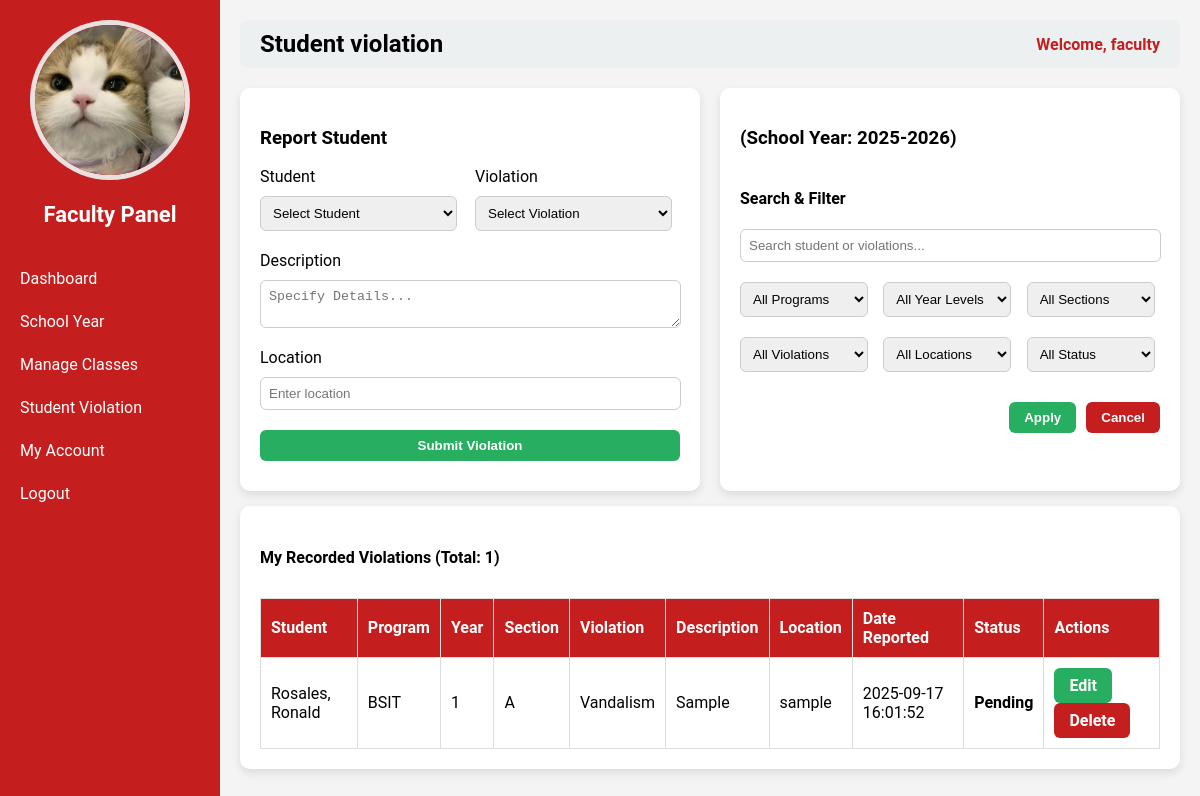
/faculty.php?page=student_violation (signed in), run on an earlier commit of the app's database.
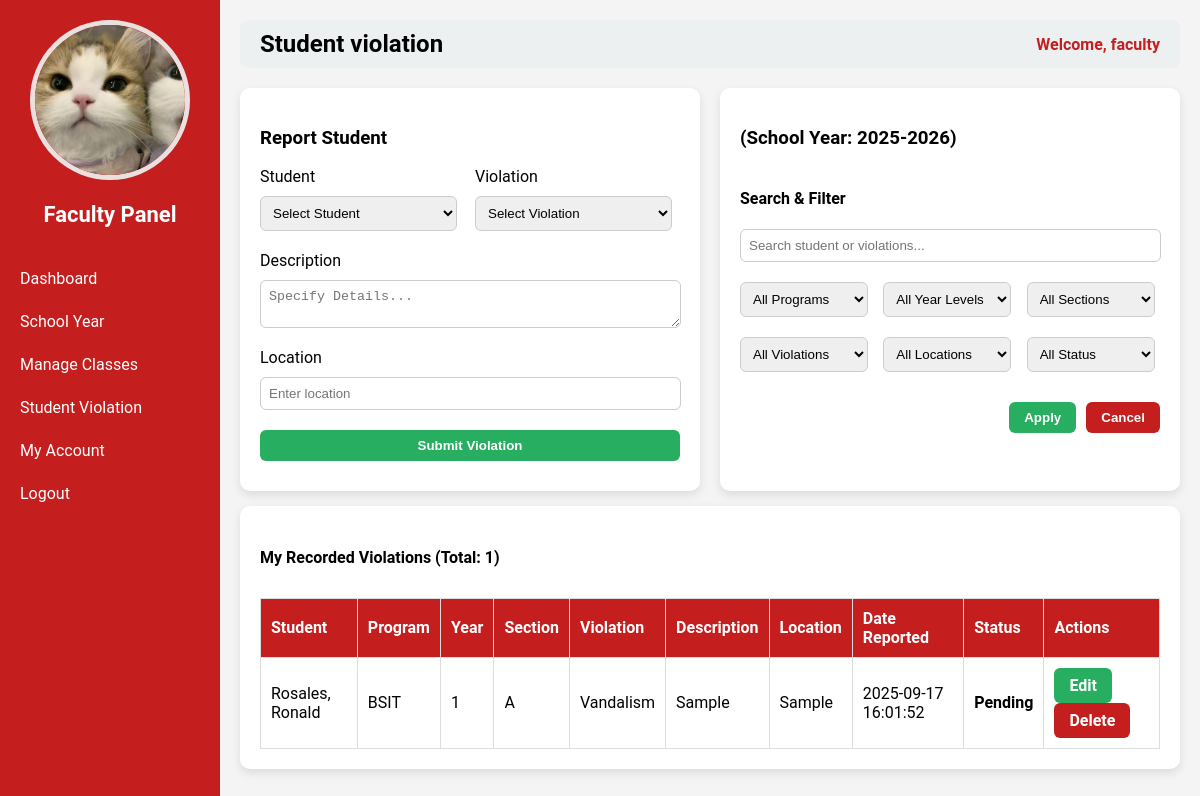
And on a later commit of the database.
### tables this page shows
CREATE TABLE `student_violations` (
  `id` int(11) NOT NULL,
  `student_id` int(11) NOT NULL,
  `violation_id` int(11) NOT NULL,
  `description` text NOT NULL,
  `location` varchar(50) NOT NULL,
  `date_time` datetime NOT NULL DEFAULT current_timestamp(),
  `status` varchar(50) NOT NULL,
  `user_id` int(11) NOT NULL,
  `school_year_id` int(11) NOT NULL
);

CREATE TABLE `students` (
  `id` int(11) NOT NULL,
  `first_name` varchar(50) NOT NULL,
  `last_name` varchar(50) NOT NULL,
  `school_year_id` int(11) NOT NULL,
  `program_id` int(11) NOT NULL,
  `year_level_id` int(11) NOT NULL,
  `section_id` int(11) NOT NULL,
  `address` varchar(100) NOT NULL,
  `contact` varchar(20) NOT NULL,
  `img` varchar(255) NOT NULL,
  `user_id` int(11) NOT NULL
);

CREATE TABLE `programs` (
  `id` int(11) NOT NULL,
  `program_code` varchar(50) NOT NULL,
  `program_name` varchar(100) NOT NULL
);

CREATE TABLE `year_levels` (
  `id` int(11) NOT NULL,
  `year_level` varchar(50) NOT NULL,
  `year_code` varchar(50) NOT NULL
);

CREATE TABLE `sections` (
  `id` int(11) NOT NULL,
  `section_name` varchar(50) NOT NULL
);

CREATE TABLE `violations` (
  `id` int(11) NOT NULL,
  `violation` varchar(100) NOT NULL
);

### faculty_pages/student_violation.php (the view, shortened to what the changed rows need)
<?php
require __DIR__ . '/../db_connect.php';
$user_id = $_SESSION['user_id'];
$current_sy = $pdo->query("SELECT * FROM school_years WHERE is_current=1 LIMIT 1")->fetch(PDO::FETCH_ASSOC);
$current_sy_id = $current_sy['id'];
$stmt = $pdo->prepare("
    SELECT sv.id, s.first_name, s.last_name,
           p.program_code,
           yl.year_code AS year_level,
           sec.section_name,
           v.violation, sv.description, sv.location, sv.date_time, sv.status
    FROM student_violations sv
    JOIN students s ON sv.student_id = s.id
    JOIN programs p ON s.program_id = p.id
    JOIN year_levels yl ON s.year_level_id = yl.id
    JOIN sections sec ON s.section_id = sec.id
    JOIN violations v ON sv.violation_id = v.id
    WHERE sv.user_id = ? AND sv.school_year_id = ?
    ORDER BY sv.date_time DESC
");
$stmt->execute([$user_id, $current_sy_id]);
$studentViolations = $stmt->fetchAll(PDO::FETCH_ASSOC);
$totalViolations = count($studentViolations);
?>
<div class="container">
    <table class="styled-table" id="violationTable">
    <thead>
        <tr>
            <th>Student</th>
            <th>Program</th>
            <th>Year</th>
            <th>Section</th>
            <th>Violation</th>
            <th>Description</th>
            <th>Location</th>
            <th>Date Reported</th>
            <th>Status</th>
            <th>Actions</th>
        </tr>
    </thead>
    <tbody>
        <?php if ($totalViolations > 0): ?>
            <?php foreach ($studentViolations as $v): ?>
                <tr>
                    <td><?= htmlspecialchars($v['last_name'] . ", " . $v['first_name']); ?></td>
                    <td><?= htmlspecialchars($v['program_code']); ?></td>
                    <td><?= htmlspecialchars($v['year_level']); ?></td>
                    <td><?= htmlspecialchars($v['section_name']); ?></td>
                    <td><?= htmlspecialchars($v['violation']); ?></td>
                    <td><?= htmlspecialchars($v['description']); ?></td>
                    <td><?= htmlspecialchars($v['location']); ?></td>
                    <td><?= htmlspecialchars($v['date_time']); ?></td>
                    <td><strong><?= htmlspecialchars($v['status']); ?></strong></td>
                    <td>
                        <?php if ($v['status'] === 'Pending'): ?>
                            <a href="faculty.php?page=student_violation&edit_id=<?= $v['id'] ?>" class="btn btn-sm btn-primary">Edit</a>
                            <a href="faculty.php?page=student_violation&delete_id=<?= $v['id'] ?>"
                               onclick="return confirm('Are you sure you want to delete this violation?');"
                               class="btn btn-sm btn-secondary">Delete</a>
                        <?php else: ?>
                            <em>N/A</em>
                        <?php endif; ?>
                    </td>
                </tr>
            <?php endforeach; ?>
        <?php else: ?>
            <tr><td colspan="10" style="text-align:center;">No violations recorded yet.</td></tr>
        <?php endif; ?>
    </tbody>
</table>
</div>

What changed in the data, as far as the page shows it:
changed student_violations "Sample": location "sample" → "Sample"
